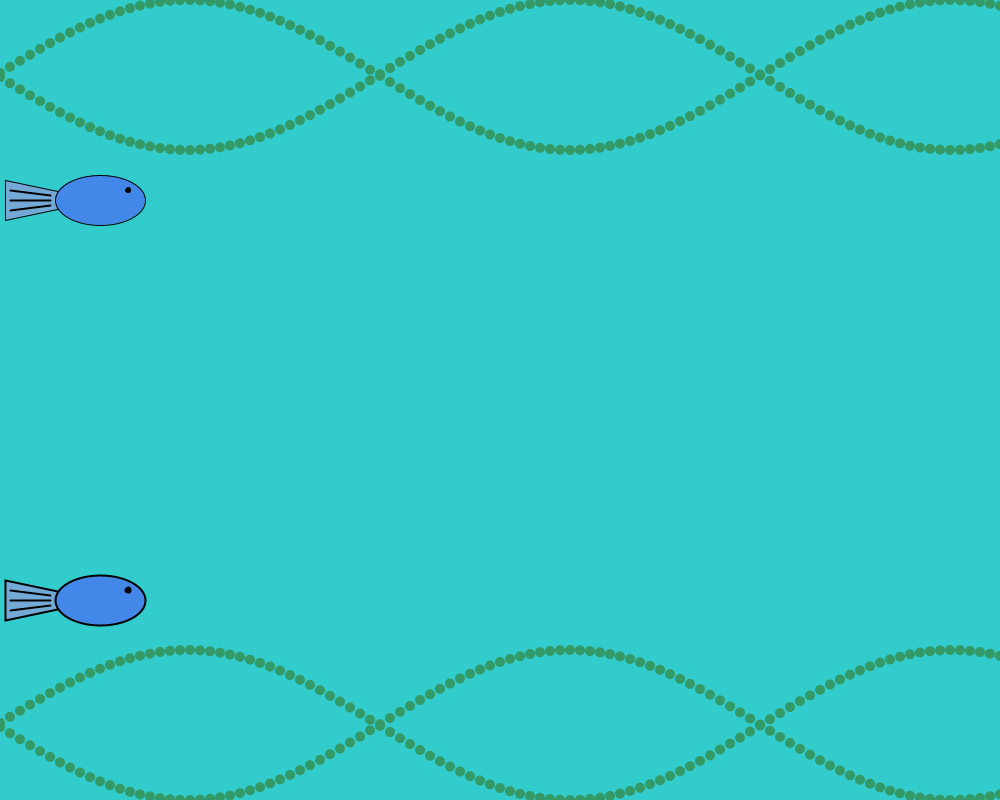
Frame 1 (no input)
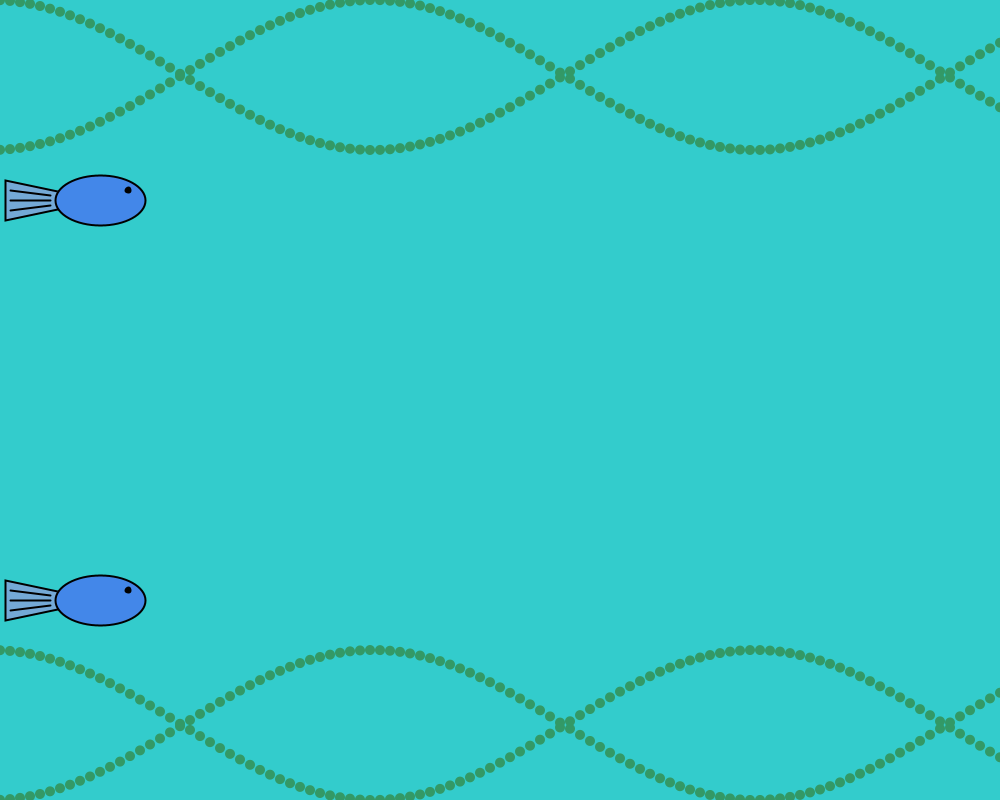
Frame 60 (the mouse pressed at the canvas centre just before this capture)
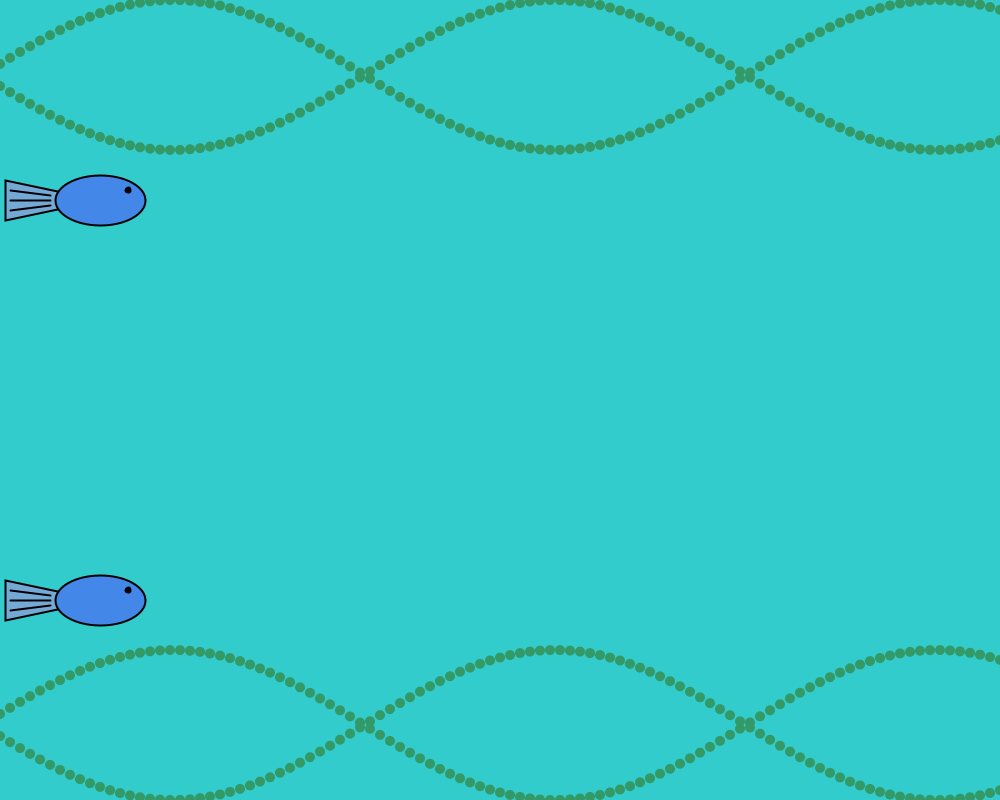
Frame 120 (the mouse held since frame 60 and released just before this capture)

The Processing sketch that drew these frames (run headless with seeded random() and noise(); from frame 60 on, the mouse is pressed at the canvas centre):

// Processing sketch: kadai2
// ── kadai2.pde
int xspacing = 10;           // How far apart should each horizontal location be spaced
int w;                       // Width of entire wave
float theta = 0.0;           // Start angle at 0
float amplitude = 75.0;      // Height of wave
float dx;                    // Value for incrementing X, a function of period and xspacing
float[] yvalues;             // Using an array to store height values for the wave
float x;                     // fish x
float y;                     // fish y
float x1;                    // fishspring x
float targetx;               // mouse x
float springForce;           // springforce
float damping;               // friction
float stiffness;             // stiffness
float velocity;              // vel

// init
void setup() {
  size(1000, 800);
  smooth();
  w = width+10;
  dx = PI * 1.5;
  yvalues = new float[w/xspacing];
  x = 100;
  y = 200;
  x1 = 100;
  stiffness = 0.1;
  damping = 0.9;
  velocity = 0.0;
  targetx = 100;
}

// draw fish
void fish()
{
  stroke(0);
  fill(116,169,214);
  triangle(x,y,-95 + x,-20 + y, -95 + x,20 + y);
  fill(67,135,233);
  ellipse(x,y,90,50);
  fill(0, 0, 0);
  ellipse(28 + x,-10 +y,5,5);
  strokeWeight(2);
  line(-90 + x,y, 50, 200);
  line(-90 + x,-10 + y, 50, 195);
  line(-90 + x,10 + y, 50, 205);
}

// draw fishspring
void fishspring(float x1)
{
    stroke(0);
    fill(116,169,214);
    triangle(x1,600,-95 + x1,-20 + 600, -95 + x1,20 + 600);
    fill(67,135,233);
    ellipse(x1,600,90,50);
    fill(0, 0, 0);
    ellipse(28 + x1,-10 +600,5,5);
    strokeWeight(2);
    line(-90 + x1,600, 50, 600);
    line(-90 + x1,-10 + 600, 50, 595);
    line(-90 + x1,10 + 600, 50, 605);    
}

// draw
void draw() {
  background(51, 204, 204);
  calcWave();
  renderWave();
  
  //fish
  if(mousePressed == true && mouseButton == LEFT){
  x = mouseX;
  y = mouseY;
  fish();
  }
  else{
    if(x == 100 && y ==200){
      x = 100;
      y = 200;
    fish();
    }
    if(x > 100){
      x-=2;
      fish();      
    }
    else if(x < 100){
      x+=2;
      fish();
    }
    if(y > 200){
      y-=2;
      fish();     
    }
    else if(y < 200){
      y+=2;
      fish();
    }
  }
  // fishspring
  if(mousePressed == true && mouseButton == RIGHT){
    targetx = mouseX;
    fishspring(targetx);
  }
  else{
    springForce = stiffness * (x1 - targetx);
    velocity = damping * (velocity + springForce);
    targetx += velocity;
    fishspring(targetx);
  }
}

// value of one circle
void calcWave() {
  // Increment theta (try different values for 'angular velocity' here
  theta += PI/2;

  // For every x value, calculate a y value with sine function
  float x = theta;
  for (int i = 0; i < yvalues.length; i++) {
    yvalues[i] = sin(radians(x))*amplitude;
    x+=dx;
  }
}

// draw wave
void renderWave() {
  noStroke();
  fill(51, 153, 102);
  // A simple way to draw the wave with an ellipse at each location
  for (int i = 0; i < yvalues.length; i++) {
    ellipse(i*xspacing, amplitude+yvalues[i], 10, 10);
    ellipse(i*xspacing, amplitude-yvalues[i], 10, 10);
    ellipse(i*xspacing, height - amplitude+yvalues[i], 10, 10);
    ellipse(i*xspacing, height - amplitude-yvalues[i], 10, 10);
  }
}
